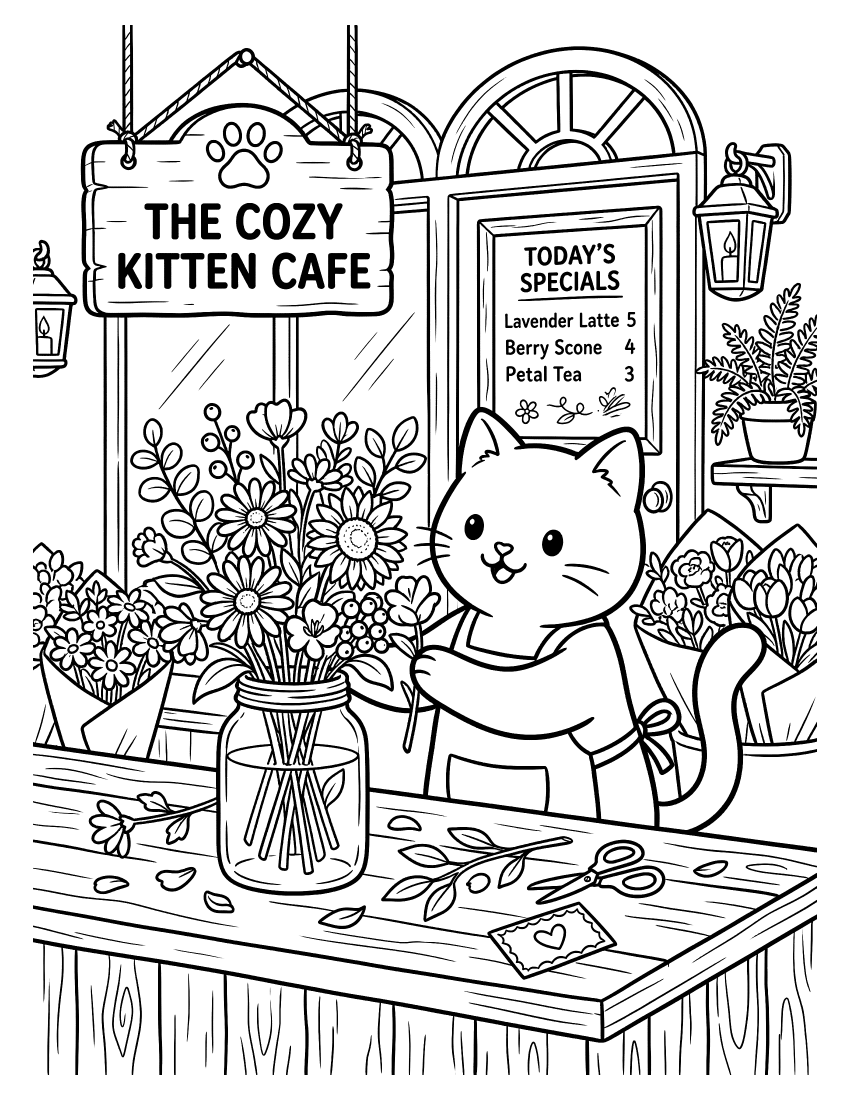
#> input picture b/images/page_06.png, 2550 x 3300 px (shown at 1/3 size)
$ python prepare_imagegen_asset.py --input ../b/images/page_06.png --output out.png --size 8.5x11
#> lines starting #> are read from the running program, lines starting #| are printed output that depends on the picture
### scripts/config.py
"""
Configuration for KDP Coloring Book Generator.
All measurements based on Amazon KDP paperback specifications.
"""
import json
import os
from pathlib import Path

from dotenv import load_dotenv

PROJECT_ROOT = Path(__file__).resolve().parent.parent
load_dotenv(PROJECT_ROOT / ".env")

# --- Author (from .env) ---
DEFAULT_AUTHOR_FIRST = os.getenv("AUTHOR_FIRST_NAME", "").strip()
DEFAULT_AUTHOR_LAST = os.getenv("AUTHOR_LAST_NAME", "").strip()
DEFAULT_AUTHOR = f"{DEFAULT_AUTHOR_FIRST} {DEFAULT_AUTHOR_LAST}".strip()

# --- Page Dimensions ---
# Supported page sizes for KDP
PAGE_SIZES = {
    "8.5x11": {
        "width": 8.5,
        "height": 11.0,
        "aspect_ratio": "3:4",       # For Gemini API
        "ai33_aspect_ratio": "3:4",  # For AI33 API
        "kie_aspect_ratio": "3:4",    # For Kie.ai API
        "label": "8.5\" x 11\" (Portrait)",
    },
    "8.5x8.5": {
        "width": 8.5,
        "height": 8.5,
        "aspect_ratio": "1:1",       # For Gemini API
        "ai33_aspect_ratio": "1:1",  # For AI33 API
        "kie_aspect_ratio": "1:1",    # For Kie.ai API
        "label": "8.5\" x 8.5\" (Square)",
    },
}

# Default page size
DEFAULT_PAGE_SIZE = "8.5x11"

# Legacy defaults (8.5x11) — used when --size is not specified
PAGE_WIDTH_INCHES = 8.5
PAGE_HEIGHT_INCHES = 11.0
DPI = 300
MARGIN_INCHES = 0.25  # Outside, top, bottom margins
GUTTER_MARGIN_INCHES = 0.25  # Default gutter (overridden by get_gutter_margin)

# Derived pixel dimensions (default 8.5x11)
PAGE_WIDTH_PX = int(PAGE_WIDTH_INCHES * DPI)   # 2550
PAGE_HEIGHT_PX = int(PAGE_HEIGHT_INCHES * DPI)  # 3300
MARGIN_PX = int(MARGIN_INCHES * DPI)            # 75

# Safe drawing area (inside margins)
SAFE_WIDTH_PX = PAGE_WIDTH_PX - (2 * MARGIN_PX)   # 2400
SAFE_HEIGHT_PX = PAGE_HEIGHT_PX - (2 * MARGIN_PX)  # 3150


# [23 lines left out: function get_gutter_margin, not called in this run]


def get_page_dims(size_key: str = DEFAULT_PAGE_SIZE, page_count: int = 0) -> dict:
    """Return pixel dimensions for a given page size key.

    If page_count > 0, includes gutter_margin calculated from KDP rules.
    """
#> in main, source is the input picture: PIL image 2550x3300 L; min 0, max 255, mean 211.7
    ps = PAGE_SIZES[size_key]
    w = int(ps["width"] * DPI)
    h = int(ps["height"] * DPI)
    m = int(MARGIN_INCHES * DPI)
    gutter = get_gutter_margin(page_count) if page_count > 0 else MARGIN_INCHES
    gutter_px = int(gutter * DPI)
    return {
        "width_inches": ps["width"],
        "height_inches": ps["height"],
        "width_px": w,
        "height_px": h,
        "margin_px": m,
        "margin_inches": MARGIN_INCHES,
        "gutter_margin_inches": gutter,
        "gutter_margin_px": gutter_px,
        "safe_width_px": w - m - gutter_px,
        "safe_height_px": h - 2 * m,
        "aspect_ratio": ps["aspect_ratio"],
        "ai33_aspect_ratio": ps["ai33_aspect_ratio"],
    }

# --- Gemini API ---
GEMINI_MODEL = "gemini-3.1-flash-image-preview"  # Nano Banana Pro - fast image generation
REQUEST_DELAY_SECONDS = 3  # Min delay between API calls (20 requests/min)
MAX_PARALLEL_WORKERS = 6   # Concurrent image generation threads
MAX_RETRIES = 3

# --- AI33 API ---
AI33_API_URL = "https://api.ai33.pro/v1i/task/generate-image"
AI33_STATUS_URL = "https://api.ai33.pro/v1/task"
AI33_MODEL_ID = "gemini-3.1-flash-image-preview"
AI33_RESOLUTION = "2K"
AI33_ASPECT_RATIO = "3:4"  # Portrait for coloring books
AI33_POLL_INTERVAL = 5  # Seconds between status polls
AI33_POLL_TIMEOUT = 300  # Max seconds to wait for image generation

# --- Kie.ai API ---
KIE_API_URL = "https://api.kie.ai/api/v1/jobs/createTask"
KIE_STATUS_URL = "https://api.kie.ai/api/v1/jobs/recordInfo"
KIE_MODEL = "nano-banana-2"
KIE_RESOLUTION = "1K"
KIE_POLL_INTERVAL = 5
KIE_POLL_TIMEOUT = 300

# --- ChatGPT image gen (OpenAI-compatible /v1/images/generations) ---
CHATGPT_API_URL = os.getenv("CHATGPT_API_URL", "http://localhost:20128/v1/images/generations")
CHATGPT_MODEL = os.getenv("CHATGPT_MODEL", "cx/gpt-5.4-image")
CHATGPT_QUALITY = os.getenv("CHATGPT_QUALITY", "auto")
CHATGPT_POLL_TIMEOUT = 600  # SSE streams can run long for high-detail images
# aspect_ratio -> pixel size accepted by the endpoint
CHATGPT_SIZES = {
    "1:1": "1024x1024",
    "3:4": "1024x1536",
    "9:16": "1024x1536",
    "4:3": "1536x1024",
    "16:9": "1536x1024",
}

# --- NanoPic API (nanoai.pics) ---
NANOPIC_API_URL = "https://flow-api.nanoai.pics/api/v2/images/create"
NANOPIC_STATUS_URL = "https://flow-api.nanoai.pics/api/v2/task"
NANOPIC_MODEL = "GEM_PIX_2"
NANOPIC_POLL_INTERVAL = 5
NANOPIC_POLL_TIMEOUT = 300
NANOPIC_ASPECT_RATIOS = {
    "1:1": "IMAGE_ASPECT_RATIO_SQUARE",
    "3:4": "IMAGE_ASPECT_RATIO_PORTRAIT",
    "9:16": "IMAGE_ASPECT_RATIO_PORTRAIT",
    "4:3": "IMAGE_ASPECT_RATIO_LANDSCAPE",
    "16:9": "IMAGE_ASPECT_RATIO_LANDSCAPE",
}

# --- Book Settings ---
COLORING_PAGES_PER_BOOK = 30
TARGET_AGE = "6-12"

# --- Paths ---
OUTPUT_DIR = "output"


def get_book_dir(theme_key: str) -> str:
    """Return the output directory for a book: output/{theme_key}/"""
    return os.path.join(OUTPUT_DIR, theme_key)


def get_images_dir(theme_key: str) -> str:
    """Return the images directory: output/{theme_key}/images/"""
    return os.path.join(OUTPUT_DIR, theme_key, "images")


def get_plan_path(theme_key: str) -> str:
    """Return the plan JSON path: output/{theme_key}/plan.json"""
    return os.path.join(OUTPUT_DIR, theme_key, "plan.json")


def get_prompts_path(theme_key: str) -> str:
    """Return the prompts file path: output/{theme_key}/prompts.txt"""
    return os.path.join(OUTPUT_DIR, theme_key, "prompts.txt")


def get_interior_pdf_path(theme_key: str) -> str:
    """Return the interior PDF path: output/{theme_key}/interior.pdf"""
    return os.path.join(OUTPUT_DIR, theme_key, "interior.pdf")


def get_cover_png_path(theme_key: str) -> str:
    """Return the cover PNG path: output/{theme_key}/cover.png"""
    return os.path.join(OUTPUT_DIR, theme_key, "cover.png")


def get_cover_pdf_path(theme_key: str) -> str:
    """Return the cover PDF path: output/{theme_key}/cover.pdf"""
    return os.path.join(OUTPUT_DIR, theme_key, "cover.pdf")


# --- Themes ---
# Legacy themes only (no plan.json). All other themes are auto-loaded from output/{theme}/plan.json
_LEGACY_THEMES = {
    "cute_animals": {
        "name": "Cute Animals",
        "book_title": "Adorable Animals Coloring Book for Kids Ages 6-12",
        "prompt_file": "prompts/cute_animals.txt",
    },
    "dinosaurs": {
        "name": "Dinosaurs",
        "book_title": "Amazing Dinosaurs Coloring Book for Kids Ages 6-12",
        "prompt_file": "prompts/dinosaurs.txt",
    },
    "vehicles": {
        "name": "Vehicles",
        "book_title": "Cool Vehicles Coloring Book for Kids Ages 6-12",
        "prompt_file": "prompts/vehicles.txt",
    },
    "unicorn_fantasy": {
        "name": "Unicorn & Fantasy",
        "book_title": "Magical Unicorns & Fantasy Coloring Book for Kids Ages 6-12",
        "prompt_file": "prompts/unicorn_fantasy.txt",
    },
    "cozy_cat_cafe": {
        "name": "Cozy Cat Cafe",
        "book_title": "Cozy Cat Cafe: Coloring Book for Adults and Teens",
        "prompt_file": "output/cozy_cat_cafe/prompts.txt",
    },
}


# [47 lines left out: functions get_theme, list_themes, not called in this run]


# Backward compatibility: THEMES dict-like object that loads dynamically
class _ThemesProxy(dict):
    """Proxy that loads themes dynamically from plan.json files."""

    # [5 lines left out: function __getitem__, not called in this run]

    def get(self, key, default=None):
        result = get_theme(key)
        return result if result is not None else default

    def __contains__(self, key):
        return get_theme(key) is not None

    def keys(self):
        return list_themes()

    def __iter__(self):
        return iter(list_themes())

    def __len__(self):
        return len(list_themes())


THEMES = _ThemesProxy()

# --- Base Prompt ---
BASE_PROMPT = """Create a children's coloring book page in PORTRAIT orientation (taller than wide). Requirements:
- PORTRAIT layout - the image must be taller than it is wide
- Black and white line art ONLY
- NO shading, NO gray tones, NO gradients, NO filled areas
- Thick, clean, bold outlines
- Simple enough for kids ages {age} to color
- White background
- The drawing should fill most of the page vertically
- Leave adequate spacing from edges
- Style: cute, friendly, appealing to children
- Single subject centered on page
- IMPORTANT: The illustration must NOT have any border, frame, or rectangular outline around the edges. The artwork should extend naturally with NO enclosing box or boundary line.

Subject: {subject}"""

### scripts/prepare_imagegen_asset.py
#!/usr/bin/env python3
"""Normalize a built-in imagegen result for KDP production.

The built-in image generator writes its own source file. This script performs
the deterministic, project-local step: correct trim ratio, grayscale cleanup
for line art, 300-DPI metadata, and a stable output filename.
"""

from __future__ import annotations

import argparse
from pathlib import Path

from PIL import Image, ImageEnhance, ImageOps

import config


MODES = ("line-art", "grayscale-art", "color-art")


def _prepare(source: Image.Image, target: tuple[int, int], mode: str) -> Image.Image:
#> called with target = (2550, 3300), mode = 'line-art'
    source = ImageOps.exif_transpose(source)

    if mode == "color-art":
        # Cover panels must run edge-to-edge. Prompts already request the target
        # ratio; fit only removes a small mismatch introduced by the generator.
        return ImageOps.fit(source.convert("RGB"), target, Image.Resampling.LANCZOS)

    gray = ImageOps.grayscale(source)
    gray = ImageOps.autocontrast(gray, cutoff=1)
    if mode == "line-art":
        gray = ImageEnhance.Contrast(gray).enhance(1.35)
        gray = ImageEnhance.Brightness(gray).enhance(1.06)
    else:
        gray = ImageEnhance.Contrast(gray).enhance(1.18)
        gray = ImageEnhance.Brightness(gray).enhance(1.03)

    contained = ImageOps.contain(gray, target, Image.Resampling.LANCZOS)
    page = Image.new("L", target, 255)
#> page: PIL image 2550x3300 L; every value is 255
    x = (target[0] - contained.width) // 2
#> x = 0
    y = (target[1] - contained.height) // 2
#> y = 0
    page.paste(contained, (x, y))
    return page


def _ink_ratio(image: Image.Image) -> float:
    gray = image.convert("L").resize((256, 256), Image.Resampling.BILINEAR)
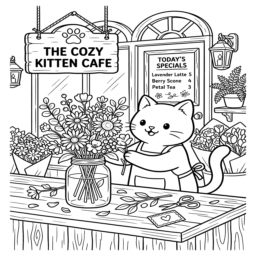
#> gray: PIL image 256x256 L; min 0, max 255, mean 211.3
    histogram = gray.histogram()
#> histogram = 256 values, max 31749 at index 255, min 9 at index 9, mean 256
    return sum(histogram[:240]) / float(256 * 256)


def main() -> int:
    parser = argparse.ArgumentParser(description=__doc__)
    parser.add_argument("--input", required=True, help="Generated source image")
    parser.add_argument("--output", required=True, help="Project-local PNG path")
    parser.add_argument("--size", choices=config.PAGE_SIZES.keys(), required=True)
    parser.add_argument("--mode", choices=MODES, default="line-art")
    parser.add_argument("--overwrite", action="store_true")
    args = parser.parse_args()

    source_path = Path(args.input).expanduser().resolve()
    output_path = Path(args.output).expanduser()
    if not output_path.is_absolute():
        output_path = (Path.cwd() / output_path).resolve()

    if not source_path.is_file():
        parser.error(f"input image not found: {source_path}")
    if output_path.exists() and not args.overwrite:
        parser.error(f"output exists (use --overwrite to replace it): {output_path}")

    dims = config.get_page_dims(args.size)
    target = (dims["width_px"], dims["height_px"])
    with Image.open(source_path) as source:
        prepared = _prepare(source, target, args.mode)

    output_path.parent.mkdir(parents=True, exist_ok=True)
    prepared.save(output_path, "PNG", dpi=(config.DPI, config.DPI), optimize=True)

    ratio = _ink_ratio(prepared)
#> ratio = 0.418
    print(f"Saved: {output_path}")
    print(f"Mode: {args.mode} | Size: {prepared.width}x{prepared.height} | DPI: {config.DPI}")
#| Mode: line-art | Size: 2550x3300 | DPI: 300
    print(f"Ink coverage estimate: {ratio:.1%}")
#| Ink coverage estimate: 41.8%
    if args.mode == "line-art" and not 0.015 <= ratio <= 0.60:
        print("WARNING: unusual ink coverage; visually review this page before assembly")
    return 0


if __name__ == "__main__":
    raise SystemExit(main())
#> (the program exits here)

$ run again, on b/images/page_13.png
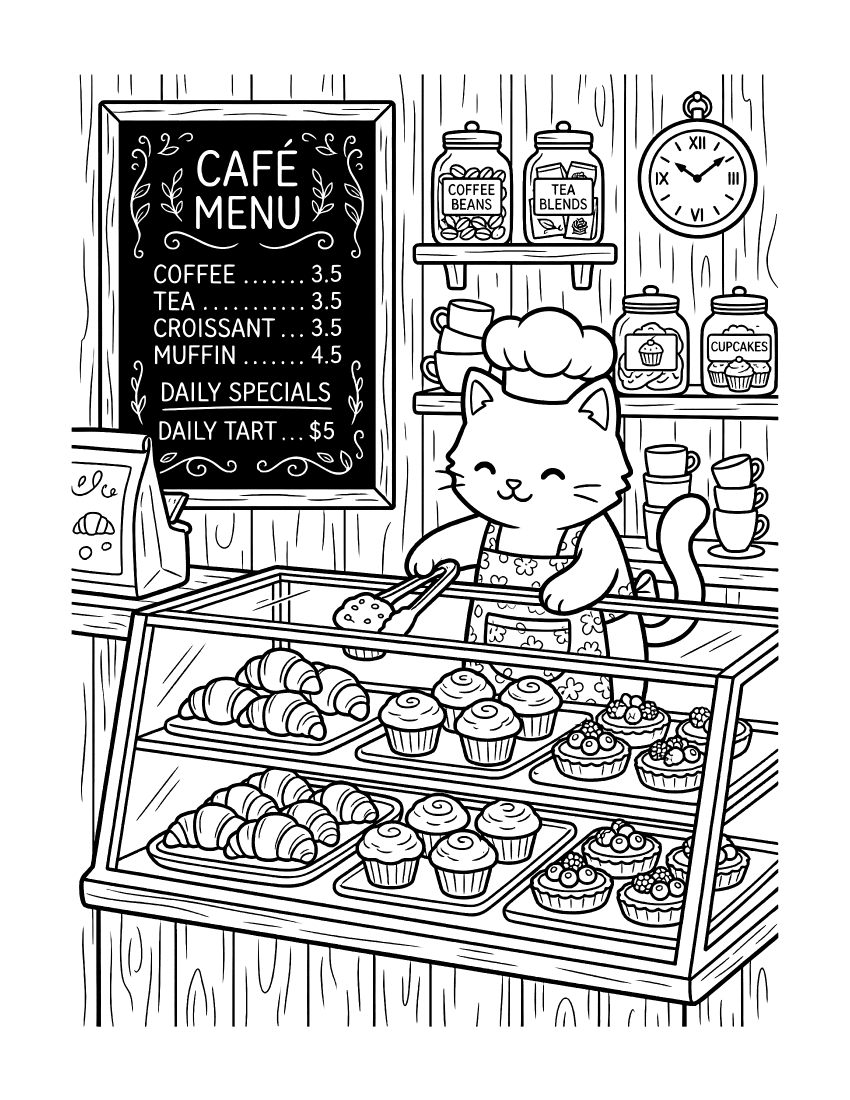
#> input picture b/images/page_13.png, 2550 x 3300 px (shown at 1/3 size)
#> in main, source is the input picture: PIL image 2550x3300 L; min 0, max 255, mean 197
#> page: PIL image 2550x3300 L; every value is 255
#> in _ink_ratio, `gray = image.convert("L").resize((256, 256), Image.Resampling.BILINEAR)`:
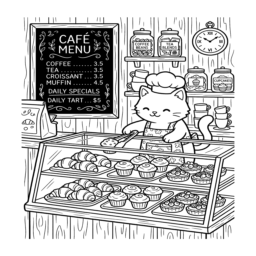
#> gray: PIL image 256x256 L; min 0, max 255, mean 196.6
#> histogram = 256 values, max 29364 at index 255, min 29 at index 19, mean 256
#> ratio = 0.472
#| Mode: line-art | Size: 2550x3300 | DPI: 300
#| Ink coverage estimate: 47.2%

$ run again, on b/images/page_14.png
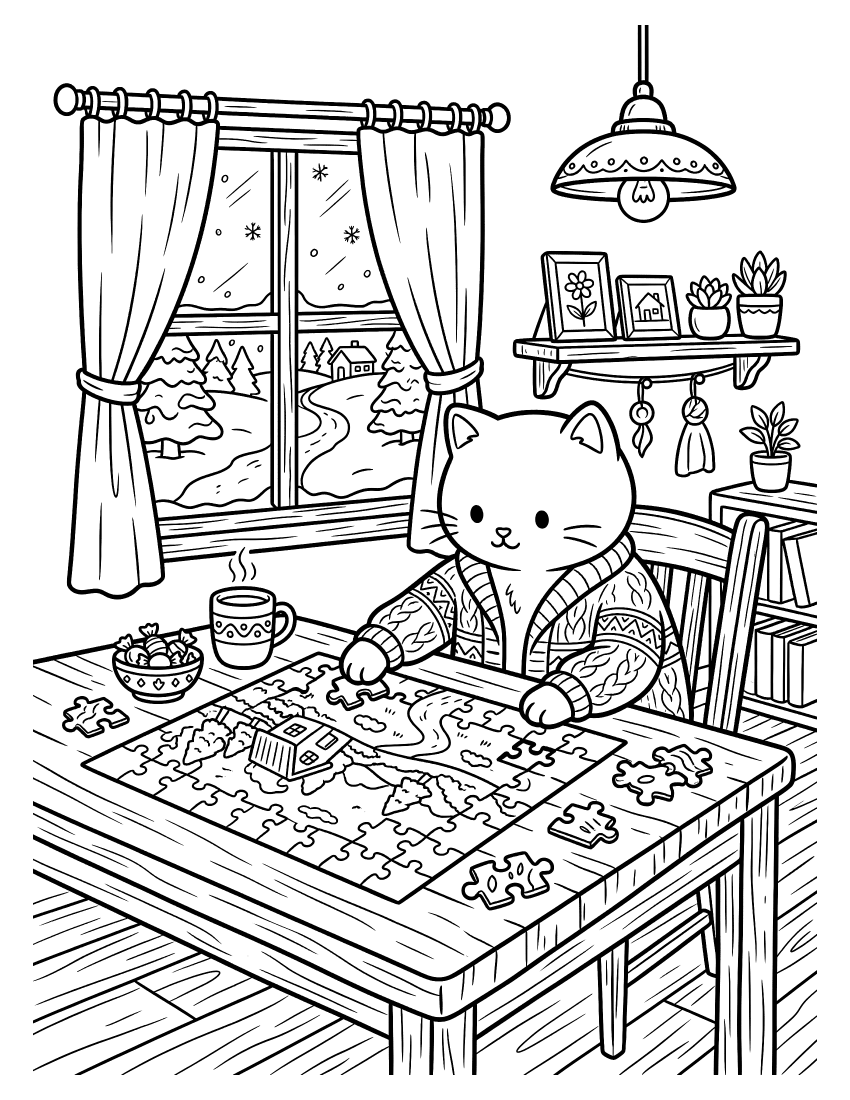
#> input picture b/images/page_14.png, 2550 x 3300 px (shown at 1/3 size)
#> in main, source is the input picture: PIL image 2550x3300 L; min 0, max 255, mean 214.8
#> page: PIL image 2550x3300 L; every value is 255
#> in _ink_ratio, `gray = image.convert("L").resize((256, 256), Image.Resampling.BILINEAR)`:
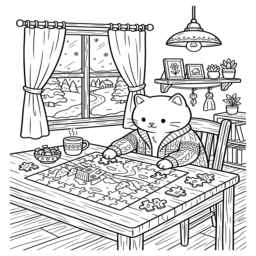
#> gray: PIL image 256x256 L; min 0, max 255, mean 214.4
#> histogram = 256 values, max 31488 at index 255, min 1 at index 2, mean 256
#> ratio = 0.413
#| Mode: line-art | Size: 2550x3300 | DPI: 300
#| Ink coverage estimate: 41.3%

$ run again, on b/images/page_20.png
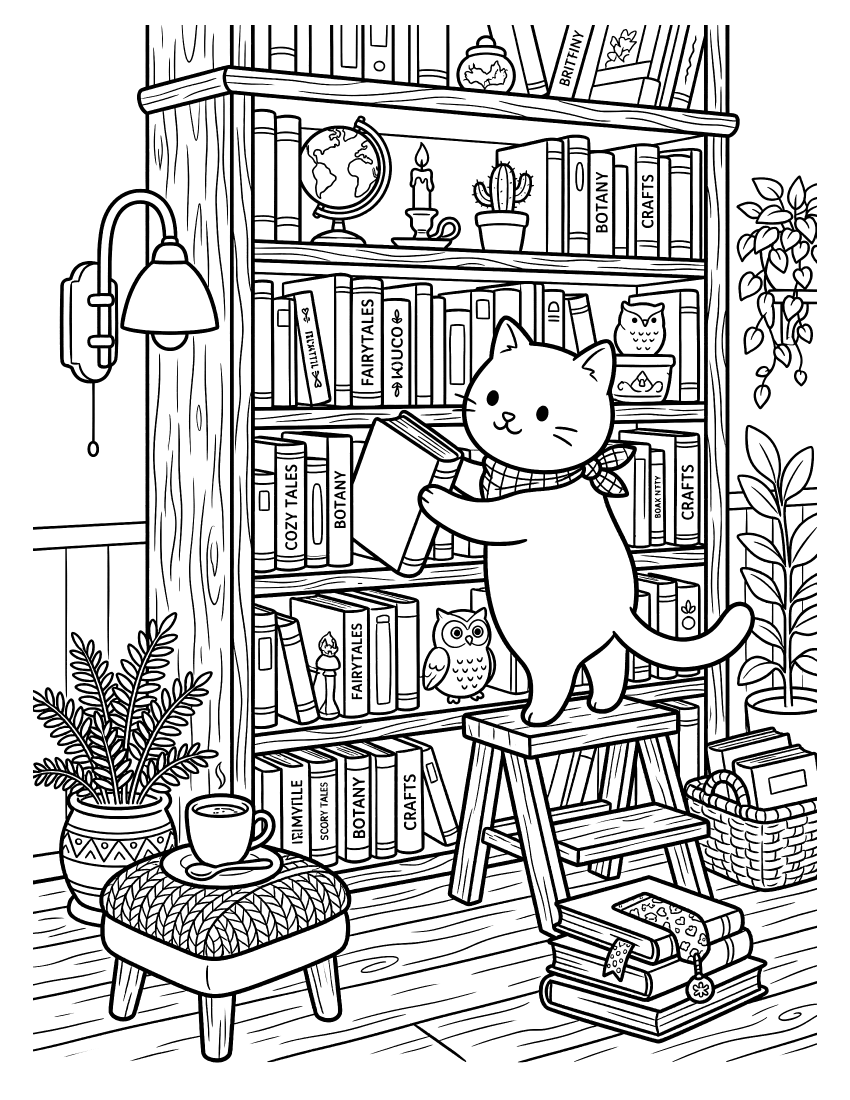
#> input picture b/images/page_20.png, 2550 x 3300 px (shown at 1/3 size)
#> in main, source is the input picture: PIL image 2550x3300 L; min 0, max 255, mean 203.9
#> page: PIL image 2550x3300 L; every value is 255
#> in _ink_ratio, `gray = image.convert("L").resize((256, 256), Image.Resampling.BILINEAR)`:
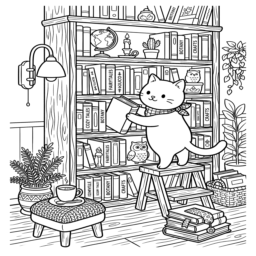
#> gray: PIL image 256x256 L; min 0, max 255, mean 203.4
#> histogram = 256 values, max 25407 at index 255, min 0 at index 5, mean 256
#> ratio = 0.516
#| Mode: line-art | Size: 2550x3300 | DPI: 300
#| Ink coverage estimate: 51.6%
